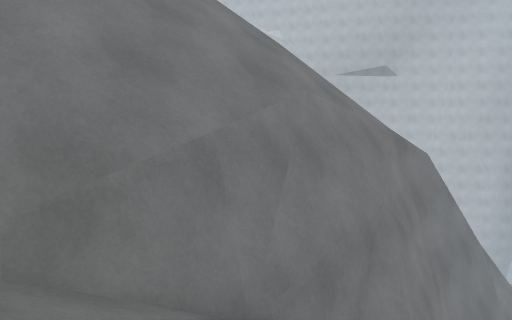
View 1 (above)

15 first-person views from a walk through a Unity game level. The camera is 1.2 m above the floor, tilts 8° down and sees 75° across. The floor is counted in squares, 1 m on a side. Each view is taken from the middle of a square. On the plan, view 1 faces up. The plan holds only what a view shows up to about 14 squares ahead; the rest is blank. The place goes on beyond the plan.

View 2
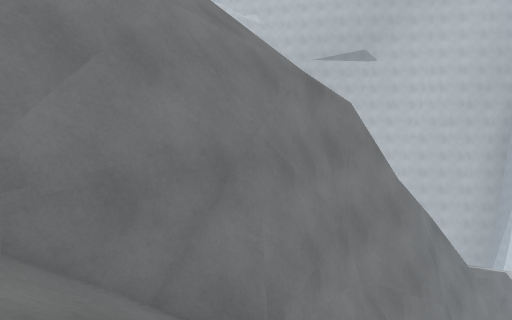

View 3
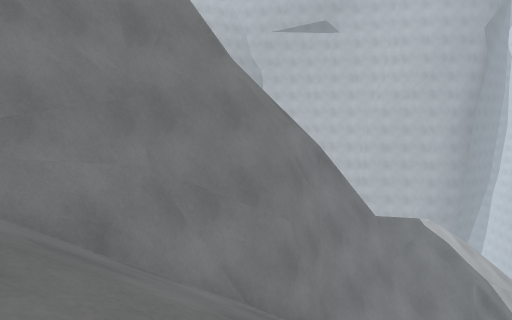

View 4
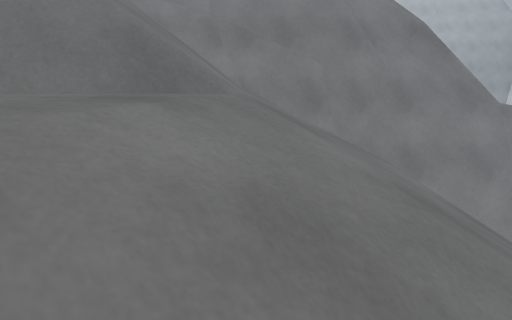

View 5
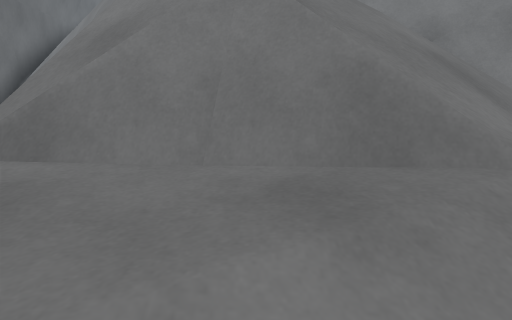

View 6
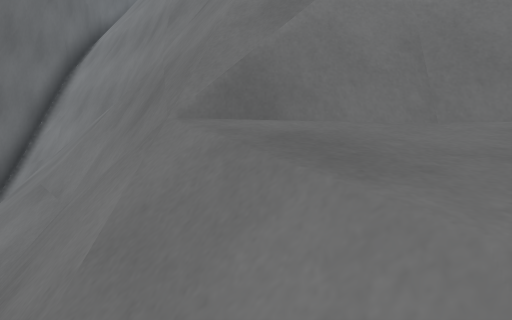

View 7
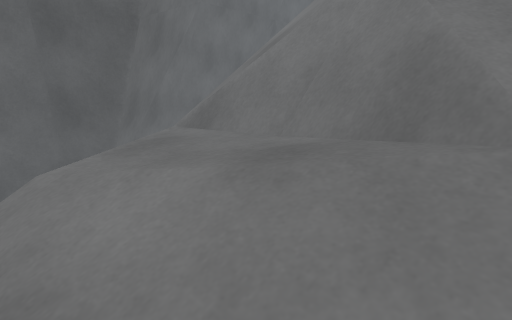

View 8
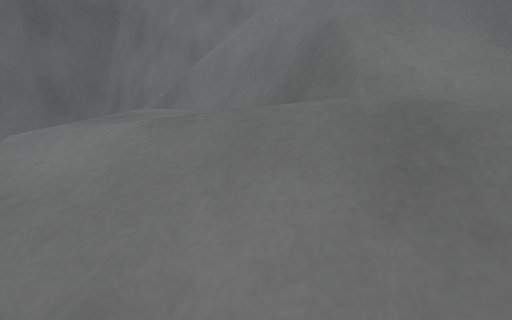

View 9
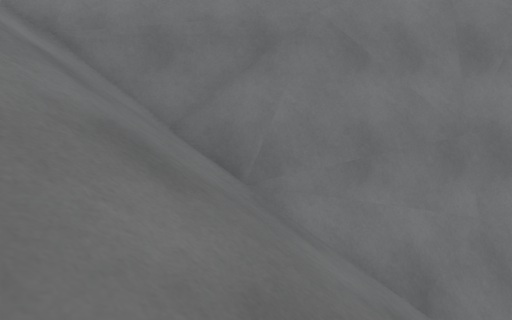

View 10
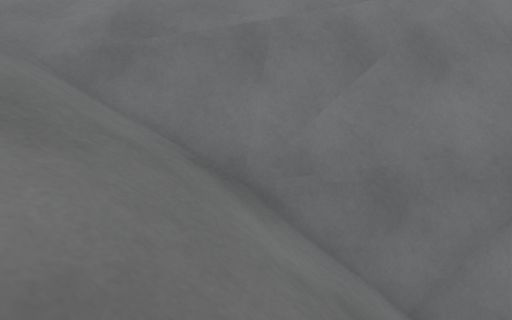

View 11
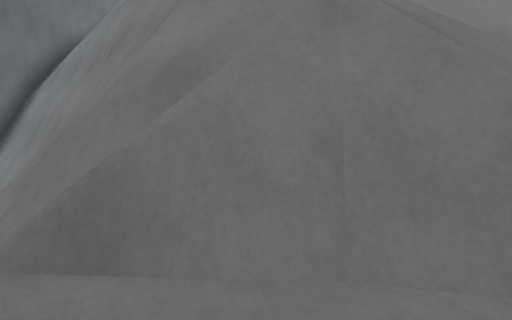

View 12
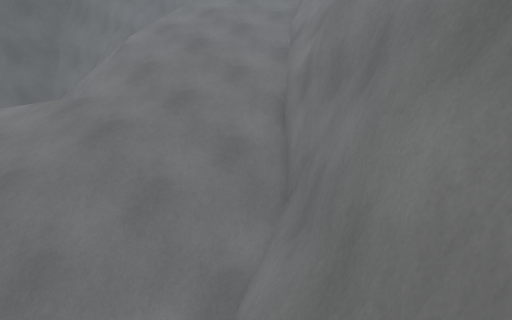

View 13
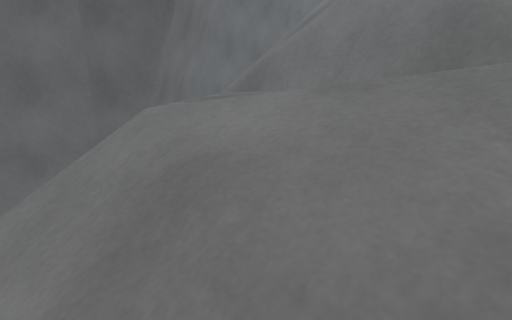

View 14
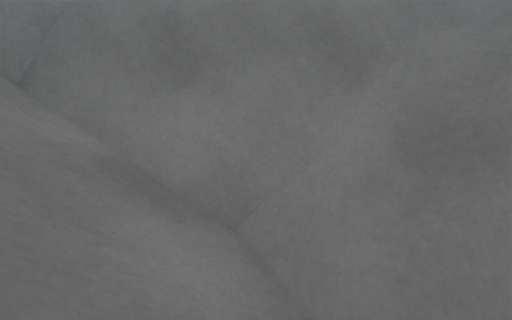

View 15
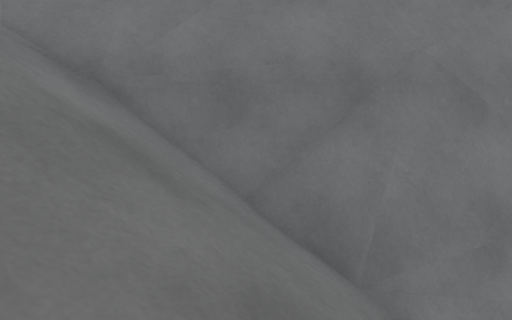

### Floor plan
Key: @ floor where view 1 was taken; # wall or solid block; . main floor; : floor 1.5 m higher than the main floor; + floor 8.75 m higher than the main floor; / step, stairs or slope; = window, fence, low wall or low ledge; ^ raised ledge; v drop or lower ground.
Columns run from 4 left of view 1 to 15 right of it. Each row starts with its distance up from view 1.
 16                   ^
 15                 ###/
 14                 ##//
 13                ##=//
 12               ##=#//
 11    vv///+vv  ##////
 10    /////vv####//////
  9   /////vv###=//////
  8   ////vv##=////////
  7  ////vv##=/////////
  6  ///v###=///////////
  5  ///##//////////////
  4  //v=//////////=.///
  3 //==//////////v=.///
  2 //////////////v=..//
  1     ////   v/::=///
  0     @    vvvvvvv//
 -1         vvvvvvvvv
 -2       vvvvv vvvv
 -3     vvvvvvvvvv#v
 -4    vvvvvvvv ####vvv
 -5                ####

Positions as (right, up) in squares from view 1, and headings:
1: (0, 0), facing up
2: (3, 1), facing up
3: (8, 2), facing up
4: (15, 2), facing up-left
5: (14, 3), facing left
6: (14, 1), facing left
7: (14, 5), facing down-left
8: (14, 6), facing down-left
9: (7, 2), facing up-left
10: (3, 1), facing up-left
11: (13, 2), facing left
12: (15, 15), facing down-left
13: (15, 5), facing down-left
14: (15, 10), facing up-left
15: (5, 2), facing up-left
